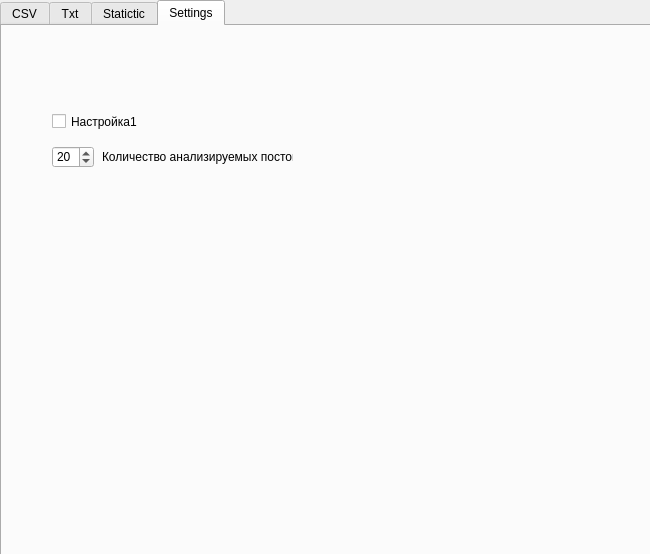
<?xml version="1.0" encoding="UTF-8"?>
<ui version="4.0">
 <class>MainWindow</class>
 <widget class="QMainWindow" name="MainWindow">
  <property name="geometry">
   <rect>
    <x>0</x>
    <y>0</y>
    <width>650</width>
    <height>554</height>
   </rect>
  </property>
  <property name="minimumSize">
   <size>
    <width>650</width>
    <height>554</height>
   </size>
  </property>
  <property name="maximumSize">
   <size>
    <width>650</width>
    <height>554</height>
   </size>
  </property>
  <property name="windowTitle">
   <string>authentication</string>
  </property>
  <widget class="QWidget" name="centralwidget">
   <widget class="QTabWidget" name="tabWidget">
    <property name="geometry">
     <rect>
      <x>0</x>
      <y>0</y>
      <width>651</width>
      <height>561</height>
     </rect>
    </property>
    <property name="minimumSize">
     <size>
      <width>641</width>
      <height>551</height>
     </size>
    </property>
    <property name="currentIndex">
     <number>3</number>
    </property>
    <widget class="QWidget" name="tab">
     <attribute name="title">
      <string>CSV</string>
     </attribute>
     <widget class="QPushButton" name="btncsvok">
      <property name="geometry">
       <rect>
        <x>250</x>
        <y>210</y>
        <width>141</width>
        <height>61</height>
       </rect>
      </property>
      <property name="text">
       <string>OK</string>
      </property>
     </widget>
     <widget class="QLineEdit" name="scv_input">
      <property name="geometry">
       <rect>
        <x>80</x>
        <y>110</y>
        <width>111</width>
        <height>31</height>
       </rect>
      </property>
     </widget>
     <widget class="QLineEdit" name="csv_output">
      <property name="geometry">
       <rect>
        <x>420</x>
        <y>110</y>
        <width>111</width>
        <height>31</height>
       </rect>
      </property>
      <property name="text">
       <string>data</string>
      </property>
      <property name="placeholderText">
       <string extracomment="data"/>
      </property>
     </widget>
     <widget class="QLabel" name="label_2">
      <property name="geometry">
       <rect>
        <x>80</x>
        <y>70</y>
        <width>101</width>
        <height>21</height>
       </rect>
      </property>
      <property name="text">
       <string>Input File Name</string>
      </property>
     </widget>
     <widget class="QLabel" name="label_3">
      <property name="geometry">
       <rect>
        <x>420</x>
        <y>70</y>
        <width>101</width>
        <height>21</height>
       </rect>
      </property>
      <property name="text">
       <string>Output File Name</string>
      </property>
     </widget>
    </widget>
    <widget class="QWidget" name="tab_2">
     <attribute name="title">
      <string>Txt</string>
     </attribute>
     <widget class="QLineEdit" name="txt_output">
      <property name="geometry">
       <rect>
        <x>430</x>
        <y>120</y>
        <width>111</width>
        <height>31</height>
       </rect>
      </property>
      <property name="text">
       <string>data</string>
      </property>
      <property name="placeholderText">
       <string extracomment="data"/>
      </property>
     </widget>
     <widget class="QLabel" name="label_7">
      <property name="geometry">
       <rect>
        <x>430</x>
        <y>80</y>
        <width>101</width>
        <height>21</height>
       </rect>
      </property>
      <property name="text">
       <string>Output File Name</string>
      </property>
     </widget>
     <widget class="QPushButton" name="btntxtok">
      <property name="geometry">
       <rect>
        <x>260</x>
        <y>220</y>
        <width>141</width>
        <height>61</height>
       </rect>
      </property>
      <property name="text">
       <string>OK</string>
      </property>
     </widget>
     <widget class="QLineEdit" name="txt_input">
      <property name="geometry">
       <rect>
        <x>90</x>
        <y>120</y>
        <width>111</width>
        <height>31</height>
       </rect>
      </property>
     </widget>
     <widget class="QLabel" name="label_8">
      <property name="geometry">
       <rect>
        <x>90</x>
        <y>80</y>
        <width>101</width>
        <height>21</height>
       </rect>
      </property>
      <property name="text">
       <string>Input File Name</string>
      </property>
     </widget>
    </widget>
    <widget class="QWidget" name="tab_3">
     <attribute name="title">
      <string>Statictic</string>
     </attribute>
     <widget class="QTableWidget" name="tableData">
      <property name="geometry">
       <rect>
        <x>10</x>
        <y>40</y>
        <width>621</width>
        <height>241</height>
       </rect>
      </property>
      <property name="rowCount">
       <number>5</number>
      </property>
      <property name="columnCount">
       <number>6</number>
      </property>
      <row/>
      <row/>
      <row/>
      <row/>
      <row/>
      <column>
       <property name="text">
        <string>likes</string>
       </property>
      </column>
      <column>
       <property name="text">
        <string>viewes</string>
       </property>
      </column>
      <column>
       <property name="text">
        <string>comments</string>
       </property>
      </column>
      <column>
       <property name="text">
        <string>New Column</string>
       </property>
      </column>
      <column>
       <property name="text">
        <string>posts</string>
       </property>
      </column>
      <column>
       <property name="text">
        <string>URL</string>
       </property>
      </column>
     </widget>
     <widget class="QLineEdit" name="nameacc">
      <property name="geometry">
       <rect>
        <x>10</x>
        <y>309</y>
        <width>113</width>
        <height>16</height>
       </rect>
      </property>
     </widget>
     <widget class="QLabel" name="label">
      <property name="geometry">
       <rect>
        <x>10</x>
        <y>290</y>
        <width>47</width>
        <height>13</height>
       </rect>
      </property>
      <property name="text">
       <string>Name</string>
      </property>
     </widget>
     <widget class="QGraphicsView" name="Graph">
      <property name="geometry">
       <rect>
        <x>10</x>
        <y>330</y>
        <width>621</width>
        <height>192</height>
       </rect>
      </property>
     </widget>
    </widget>
    <widget class="QWidget" name="tab_4">
     <attribute name="title">
      <string>Settings</string>
     </attribute>
     <widget class="QCheckBox" name="checkBox">
      <property name="geometry">
       <rect>
        <x>50</x>
        <y>80</y>
        <width>121</width>
        <height>31</height>
       </rect>
      </property>
      <property name="text">
       <string>Настройка1</string>
      </property>
     </widget>
     <widget class="QSpinBox" name="postcount">
      <property name="geometry">
       <rect>
        <x>50</x>
        <y>120</y>
        <width>42</width>
        <height>22</height>
       </rect>
      </property>
      <property name="minimum">
       <number>1</number>
      </property>
      <property name="value">
       <number>20</number>
      </property>
     </widget>
     <widget class="QLabel" name="label_9">
      <property name="geometry">
       <rect>
        <x>100</x>
        <y>120</y>
        <width>191</width>
        <height>21</height>
       </rect>
      </property>
      <property name="text">
       <string>Количество анализируемых постов</string>
      </property>
     </widget>
    </widget>
   </widget>
  </widget>
 </widget>
 <resources/>
 <connections/>
</ui>
